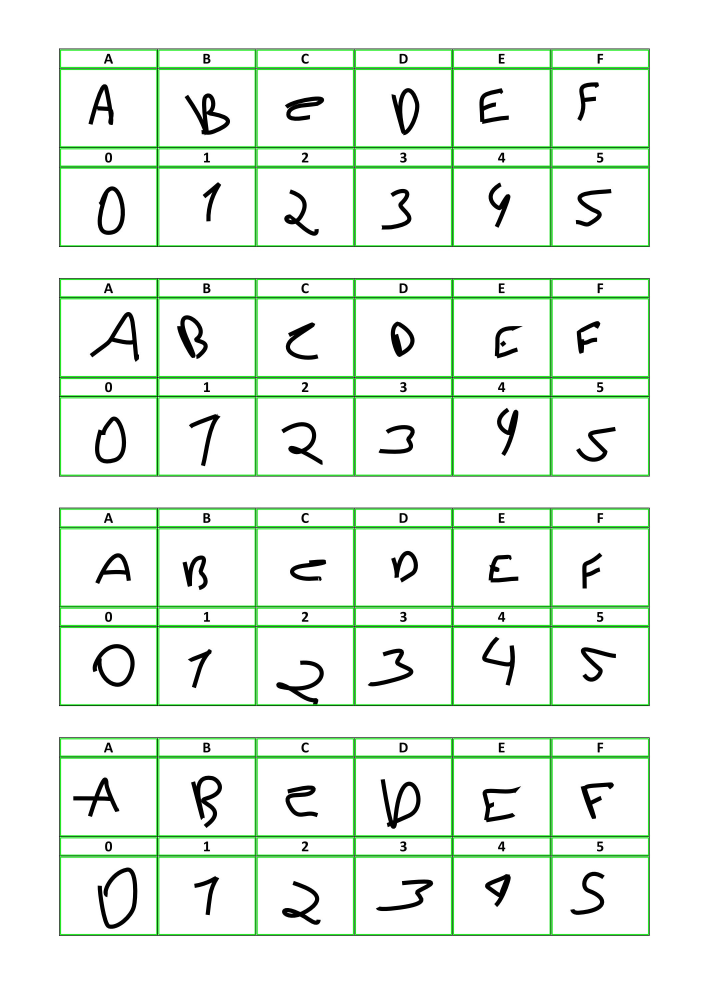
#> input picture debug_visual/DEBUG_folha_01.jpg, 2126 x 2953 px (shown at 1/3 size)
$ python -i processo_coleta.py   (imports and definitions only)
#> lines starting #> are read from the running program, lines starting #| are printed output that depends on the picture; after the words box and inside, x2 and y2 are one past the last pixel; in counts of white or black regions, pixels touching at a corner belong together
"""
=========================================================================================
						PROCESSADOR AUTOMÁTICO DE DATASET OCR
=========================================================================================
VERSÃO: 1.0
OBJETIVO: Criar um dataset de alta qualidade (128x128 pixels, limpo) para
		  treinar Inteligências Artificiais de reconhecimento de escrita manual (OCR).

-----------------------------------------------------------------------------------------
						COMO ESTE ROBÔ PENSA? 🧠
-----------------------------------------------------------------------------------------

Este script é dividido em duas fases principais para imitar o processo de
extração de dados por um cirurgião digital, mas com filtros de qualidade
extremamente rigorosos.

--- FASE 1: EXTRAÇÃO INTELIGENTE (O "CIRURGIÃO") ---
O foco é localizar a tabela na folha escaneada, entender a grade e recortar cada
célula.

1.  Correção de Rotação (Deskew):
	A primeira ação é "endireitar" a folha, calculando o ângulo de inclinação do
	texto e girando a imagem para que fique perfeitamente alinhada na horizontal.

2.  Reconstrução da Grade (Lógica Híbrida):
	O script tenta "ver" as linhas da tabela. Se a linha está falhada ou apagada,
	ele usa a "Lógica Relativa": ele calcula a posição da célula perdida olhando
	para a posição média dos vizinhos (células encontradas na mesma coluna ou na
	linha de cabeçalho logo acima) para adivinhar o local exato do corte.

3.  Isolamento do Caractere ("Guilhotina de Luz"):
	Após o recorte inicial da célula, ele usa o Histograma de Projeção (um
	"Raio-X" vertical) para cortar qualquer pedaço de tinta que veio junto das
	células vizinhas. Ele elege um "Herói" (o objeto de tinta mais central) e
	elimina os intrusos laterais.

--- FASE 2: LIMPEZA RIGOROSA (O "SEGURANÇA DE BALADA") ---
O foco é rejeitar qualquer recorte que não seja uma imagem perfeita para treino
de IA.

1.  Filtros de Rejeição (Tolerância Zero - V28):
	O recorte é descartado (jogado no lixo) se:
	- O caractere principal estiver tocando qualquer borda da imagem (corte
	  errado).
	- O objeto for muito pequeno (sujeira ou pingo de tinta) ou muito esticado
	  (linha solta).
	- Não houver tinta suficiente (célula vazia).

2.  Padronização Final:
	- O caractere principal que foi aprovado é centralizado.
	- É redimensionado para 128x128 pixels mantendo a proporção original.
	- É salvo com a configuração ideal: fundo branco puro e caractere preto puro.

-----------------------------------------------------------------------------------------
						ESTRUTURA DE PASTAS 📂
-----------------------------------------------------------------------------------------
Para que o script funcione, seu projeto deve ter esta organização:

/seu_projeto/
  |-- processador_ocr_v28.py  (Este script, o cérebro do processo)
  |
  |-- folhas_coleta/ (PASTA DE ENTRADA: Coloque aqui seus scans .jpg ou .png)
  |      |-- Amostra 01.jpg
  |      |-- Amostra 02.png...
  |
  |-- dataset_bruto/ (PASTA INTERMEDIÁRIA: O script cria. Guarda recortes antes do filtro rigoroso.)
  |
  |-- dataset_limpo/ (PASTA DE SAÍDA: O script cria. Contém APENAS as imagens prontas para treinar a IA.)
  |      |-- A/
  |      |-- B/
  |      |-- 0/
  |      |-- 1/ ... etc (Uma subpasta para cada classe de letra/número)
  |
  |-- debug_visual/ (PASTA DE VERIFICAÇÃO: O script cria. Desenha os retângulos de corte nas folhas originais. Útil para ajustes.)

⚠️ AVISO IMPORTANTE: INSPEÇÃO MANUAL RECOMENDADA
Para atingir 100% de qualidade em datasets de escrita manual, é fundamental
que você faça uma inspeção manual final na pasta `dataset_limpo/`.

=========================================================================================
"""

import cv2
import numpy as np
import os
import glob
import shutil

# --- CONFIGURAÇÕES GERAIS ---
PASTA_ENTRADA = "folhas_coleta"
PASTA_BRUTA = "dataset_bruto"
PASTA_FINAL = "dataset_limpo"
PASTA_DEBUG = "debug_visual"
SALVAR_DEBUG = True
TAMANHO_FINAL = (128, 128)


# [322 lines left out: functions criar_diretorios, desentortar_imagem, limpar_vizinhos_histograma, processar_recorte_celula, reconstruir_grade_inteligente, executar_extracao, not called in this run]


def limpar_e_salvar_imagem(caminho_in, caminho_out):
	"""
	Aplica filtros de qualidade para decidir se a imagem serve para treino.
	Rejeita: Imagens cortadas na borda, sujeira pequena, linhas soltas.
	"""
#> called with caminho_in = 'debug_visual/DEBUG_folha_01.jpg', caminho_out = 'out.png'
	img = cv2.imread(caminho_in)
#> img is the input picture: shape (2953, 2126, 3); mean B, G, R 233.7, 242.8, 233.6
	if img is None:
		return False

	gray = cv2.cvtColor(img, cv2.COLOR_BGR2GRAY)
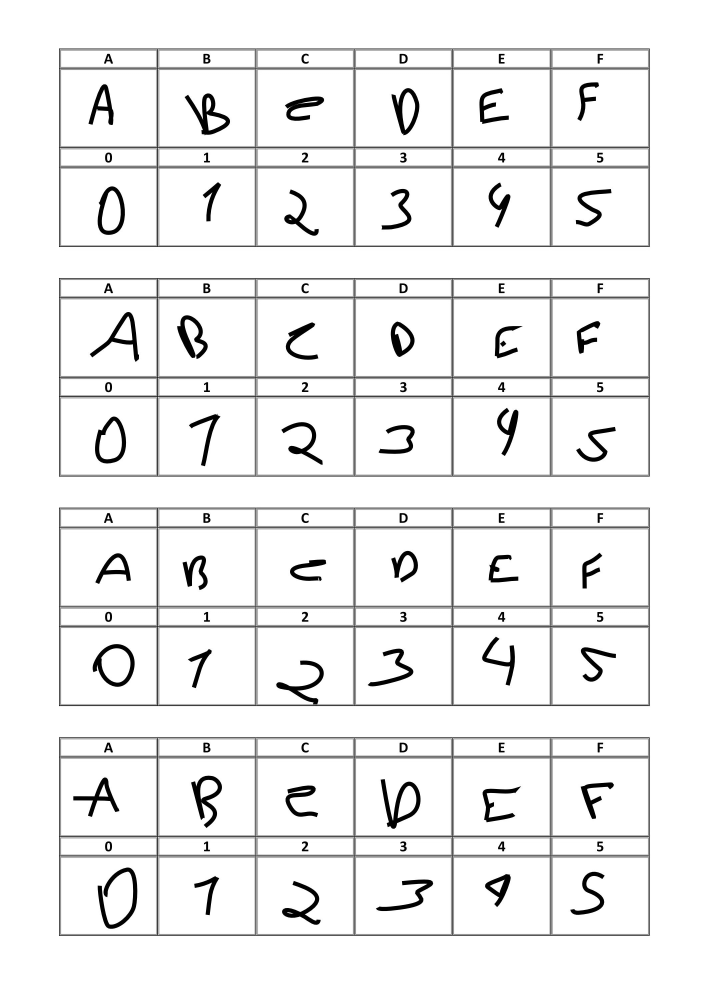
#> gray: shape (2953, 2126) (shown at 1/3 size); min 0, max 255, mean 239
	_, thresh = cv2.threshold(gray, 0, 255, cv2.THRESH_BINARY_INV + cv2.THRESH_OTSU)
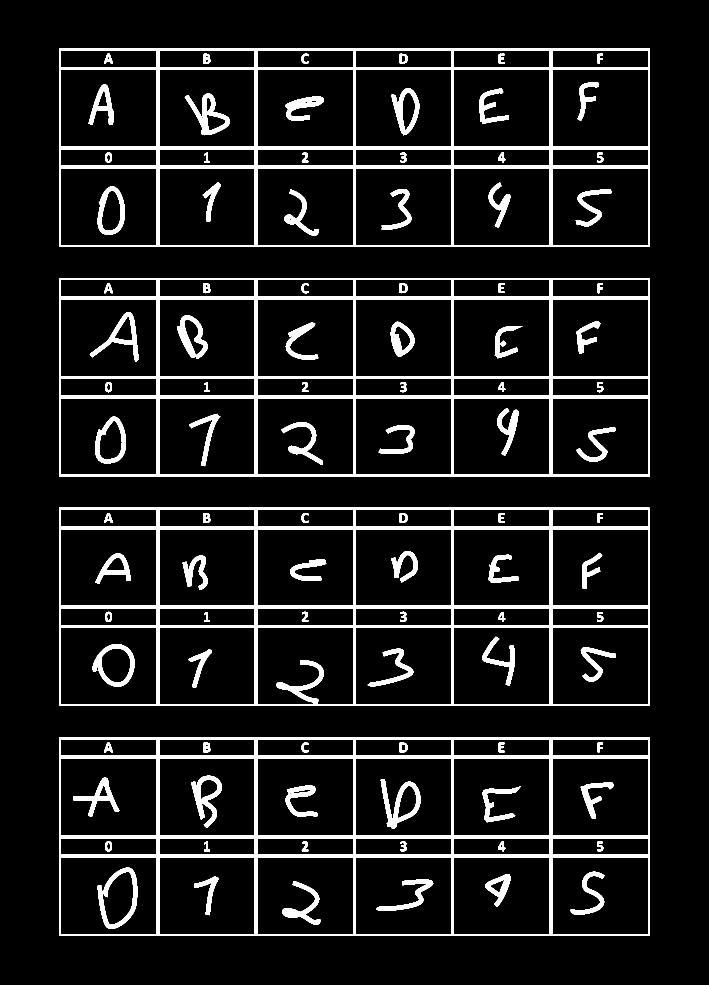
#> thresh: shape (2953, 2126) (shown at 1/3 size); 8.7% white; 100 white regions
	h, w = thresh.shape
#> h = 2953; w = 2126

	cnts, _ = cv2.findContours(thresh, cv2.RETR_EXTERNAL, cv2.CHAIN_APPROX_SIMPLE)
#> cnts = 4 contours; box (x1, y1, x2, y2) and area: (177, 834, 1949, 1430) 1053745, (177, 145, 1949, 741) 1051983, (177, 2212, 1949, 2808) 1051979, (177, 1523, 1949, 2118) 1051974
	if not cnts:
		return False

	center_x, center_y = w // 2, h // 2
#> center_x = 1063; center_y = 1476
	good_blobs = []
	reject_file = False

	for c in cnts:
		area = cv2.contourArea(c)
		if area < 60:
			continue
		x, y, wc, hc = cv2.boundingRect(c)

		toca_borda = (x <= 1) or (y <= 1) or (x + wc >= w - 1) or (y + hc >= h - 1)
		ratio = wc / float(hc) if hc != 0 else 0
		e_linha = (ratio > 5.0) or (ratio < 0.20)

		cx_blob = x + wc // 2
		cy_blob = y + hc // 2
		dist_centro = np.sqrt((cx_blob - center_x) ** 2 + (cy_blob - center_y) ** 2)
		eh_central = dist_centro < (w * 0.4)

		if toca_borda:
			if eh_central:
				reject_file = True
				break
			continue

		if e_linha:
			continue

		good_blobs.append(c)
#> this loop made 4 passes
#> (area, y, hc, ratio, cy_blob, dist_centro, eh_central) on passes 1, 4: (1051979, 2212, 596, 2.97, 2510, 1034, False), (1051983, 145, 596, 2.97, 443, 1033, False)
#> (c, area, y, hc, ratio, cy_blob, dist_centro, eh_central) on passes 2 to 3: ([[177, 1523], [177, 2117], [1948, 2117], [1948, 1523]], 1051974, 1523, 595, 2.98, 1820, 344, True), ([[177, 834], [177, 1429], [1948, 1429], [1948, 834]], 1053745, 834, 596, 2.97, 1132, 344, True)
#> after the loop, good_blobs has the same summary as cnts

	if reject_file or not good_blobs:
		return False

	mask_final = np.zeros_like(thresh)
	cv2.drawContours(mask_final, good_blobs, -1, (255), -1)
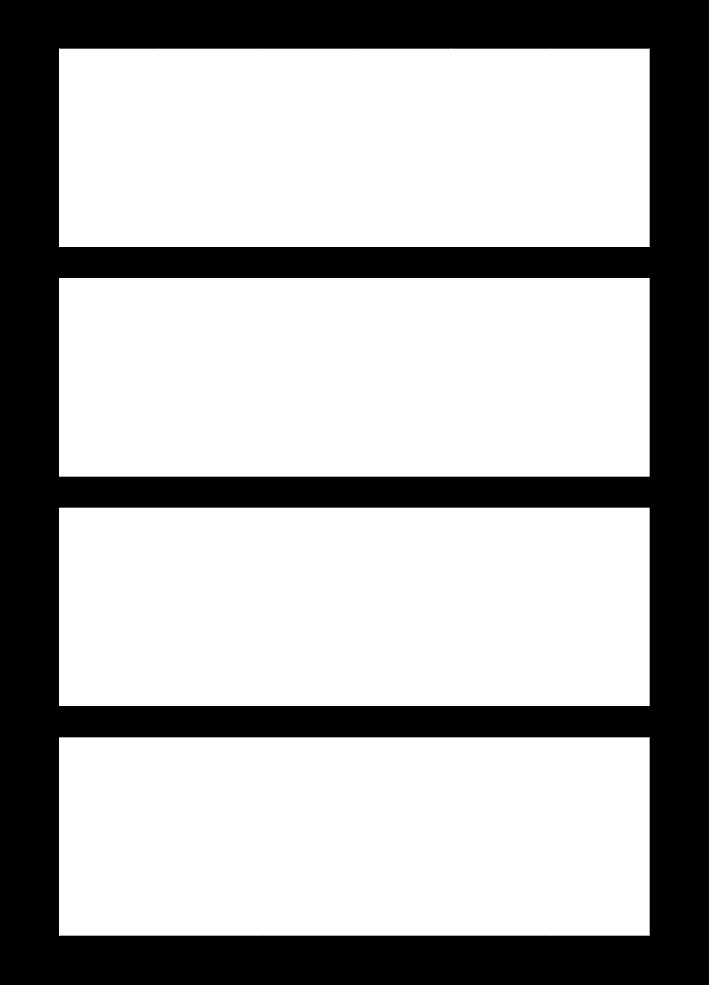
#> mask_final: shape (2953, 2126) (shown at 1/3 size); 67.2% white; 1 black region, box (x1, y1, x2, y2) and area: (0, 0, 2126, 2953) 2058930

	final_points = cv2.findNonZero(mask_final)
#> final_points = contour of 4219148 points, box (x1, y1, x2, y2) (177, 145, 1949, 2808), area 0
	if final_points is None:
		return False

	x, y, w_b, h_b = cv2.boundingRect(final_points)
#> w_b = 1772; h_b = 2663
	if w_b < 15 or h_b < 15:
		return False

	roi = mask_final[y:y + h_b, x:x + w_b]
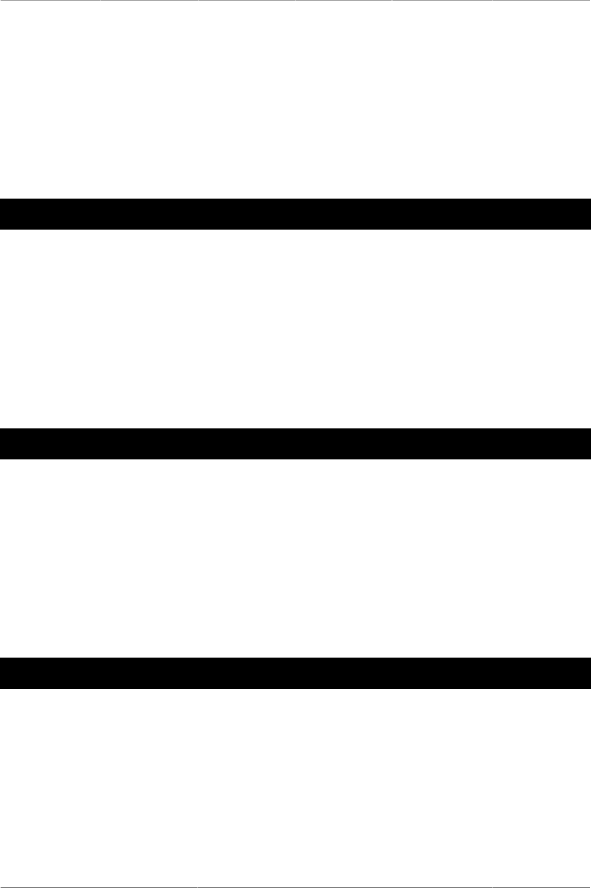
#> roi: shape (2663, 1772) (shown at 1/3 size); 89.4% white; 13 black regions (1 under 20 px), largest, box (x1, y1, x2, y2) and area: (0, 1973, 1772, 2067) 166568, (0, 596, 1772, 689) 164796, (0, 1285, 1772, 1378) 164796

	canvas = np.ones((TAMANHO_FINAL[1], TAMANHO_FINAL[0]), dtype="uint8") * 255
	target_size = int(min(TAMANHO_FINAL) * 0.75)
	scale = target_size / max(h_b, w_b)
#> scale = 0.036
	new_w = int(w_b * scale)
#> new_w = 63
	new_h = int(h_b * scale)
#> new_h = 96

	roi_resized = cv2.resize(roi, (new_w, new_h), interpolation=cv2.INTER_AREA)
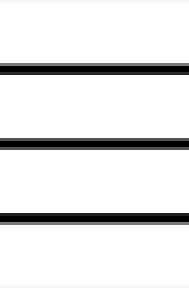
#> roi_resized: shape (96, 63) (shown 3 times larger); min 0, max 255, mean 228
	roi_resized = cv2.bitwise_not(roi_resized)
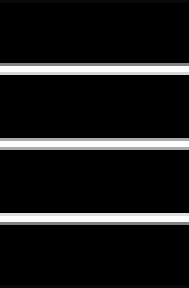
#> roi_resized: shape (96, 63) (shown 3 times larger); min 0, max 255, mean 27

	y_off = (TAMANHO_FINAL[1] - new_h) // 2
#> y_off = 16
	x_off = (TAMANHO_FINAL[0] - new_w) // 2
#> x_off = 32
	canvas[y_off:y_off + new_h, x_off:x_off + new_w] = roi_resized
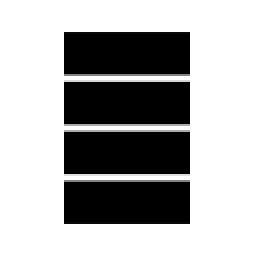
#> canvas: shape (128, 128) (shown 2 times larger); min 0, max 255, mean 170.8

	os.makedirs(os.path.dirname(caminho_out), exist_ok=True)
	cv2.imwrite(caminho_out, canvas)
	return True


# [30 lines left out: function executar_limpeza, not called in this run]


# [22 lines not run here, left out]

>>> result = limpar_e_salvar_imagem('debug_visual/DEBUG_folha_01.jpg', 'out.png')

$ run again, on debug_visual/DEBUG_folha_05.jpg
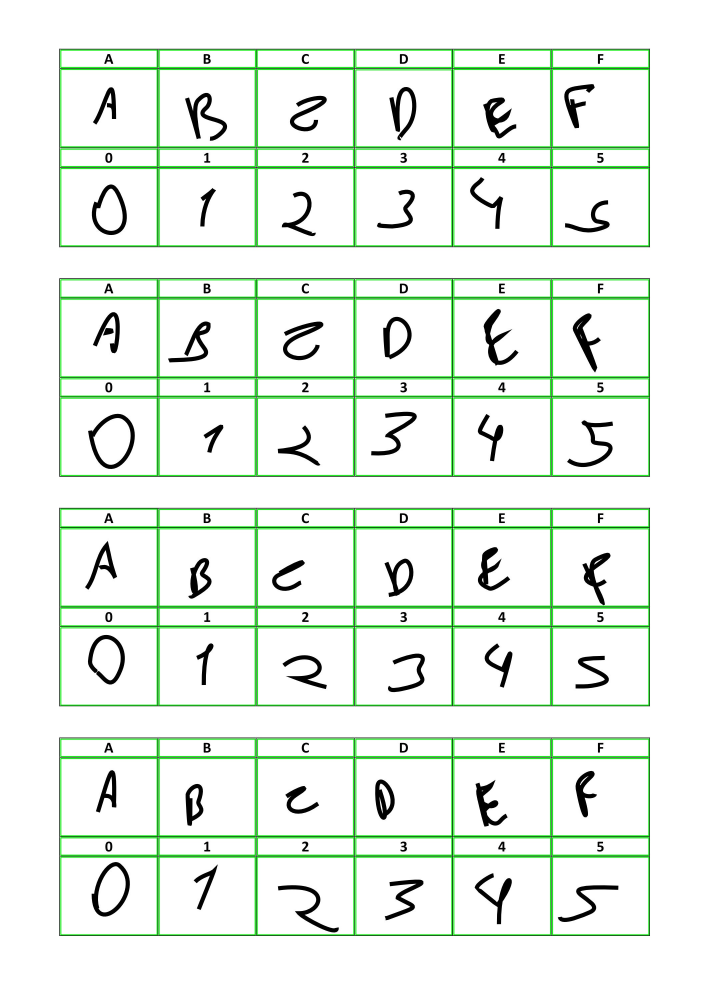
#> input picture debug_visual/DEBUG_folha_05.jpg, 2127 x 2954 px (shown at 1/3 size)
#> in limpar_e_salvar_imagem, img is the input picture: shape (2954, 2127, 3); mean B, G, R 233.2, 242.3, 233.1
#> in limpar_e_salvar_imagem, `_, thresh = cv2.threshold(gray, 0, 255, cv2.THRESH_BINARY_INV + cv2.TH..`:
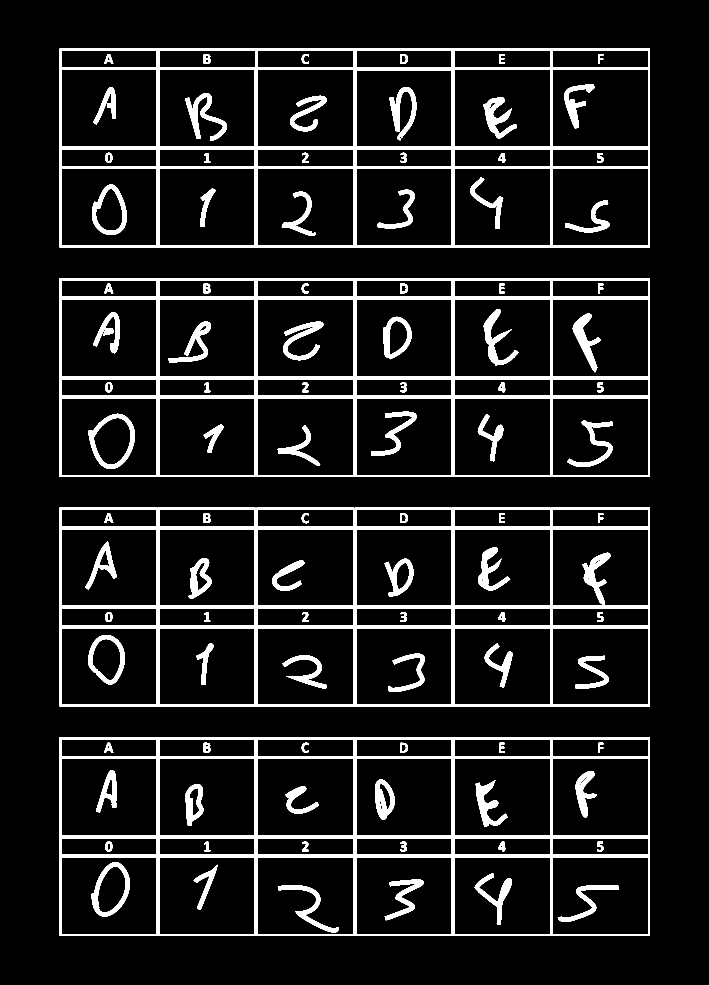
#> thresh: shape (2954, 2127) (shown at 1/3 size); 9% white; 101 white regions
#> cnts = 4 contours; box (x1, y1, x2, y2) and area: (178, 146, 1950, 742) 1053745, (178, 1523, 1950, 2119) 1053738, (178, 2212, 1950, 2808) 1051984, (178, 835, 1950, 1430) 1051974
#> the loop in limpar_e_salvar_imagem, `for c in cnts:` made 4 passes
#> (area, y, hc, ratio, cy_blob, dist_centro, eh_central) on passes 1 to 2: (1051984, 2212, 596, 2.97, 2510, 1033, False), (1053738, 1523, 596, 2.97, 1821, 344, True)
#> after the loop in limpar_e_salvar_imagem, `for c in cnts:`: good_blobs has the same summary as cnts
#> mask_final: shape (2954, 2127); 67.2% white; 1 black region, box (x1, y1, x2, y2) and area: (0, 0, 2127, 2954) 2062250
#> final_points = contour of 4220908 points, box (x1, y1, x2, y2) (178, 146, 1950, 2808), area 0
#> w_b = 1772; h_b = 2662
#> in limpar_e_salvar_imagem, `roi = mask_final[y:y + h_b, x:x + w_b]`:
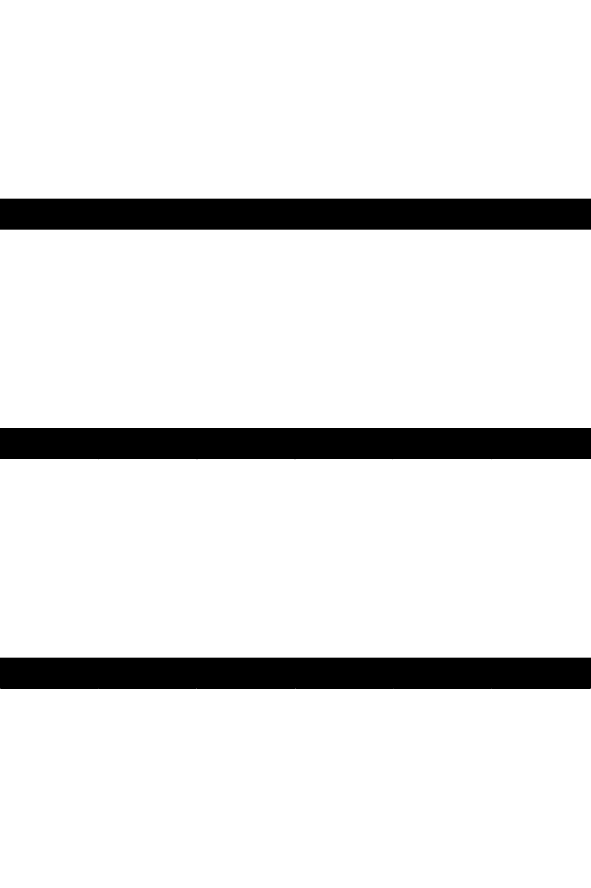
#> roi: shape (2662, 1772) (shown at 1/3 size); 89.5% white; 3 black regions, box (x1, y1, x2, y2) and area: (0, 1973, 1772, 2067) 166557, (0, 1284, 1772, 1378) 164803, (0, 596, 1772, 689) 164796
#> scale = 0.0361
#> new_w = 63
#> new_h = 96
#> y_off = 16
#> x_off = 32
